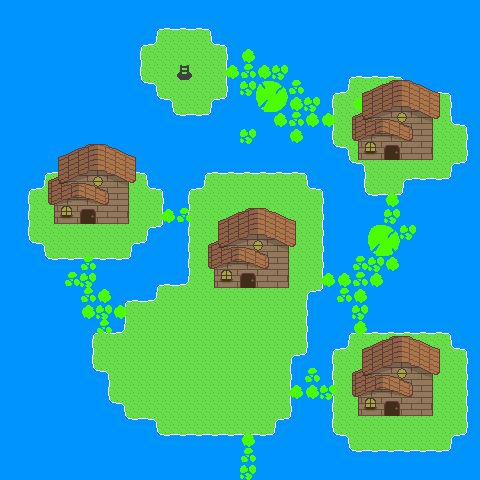

The image is a tile-based game level rendered from a .tmx file. Its description and source (layers, tilesets, objects; grid data summarised) follow:
An orthogonal 30x30 tile map with 16x16 px tiles, 5 tile layers (Floor, Top Floor, Toppest Floor, Walls, ...) and 21 objects (7x NPC, 7x exit, 7x entrance).

<map version="1.0" orientation="orthogonal" renderorder="right-down" width="30" height="30" tilewidth="16" tileheight="16" nextobjectid="35">
 <tileset firstgid="1" name="tiles_frogpond" tilewidth="16" tileheight="16" tilecount="480" columns="30">
  <image source="../../images/tiles/tiles_frogpond.png" width="480" height="256" />
 </tileset>
 <objectgroup name="Objects" visible="0">
  <object id="29" name="npc gondola" type="NPC" x="160" y="368" width="16" height="16" />
  <object id="34" name="npc sign 2" type="NPC" x="224" y="288" width="16" height="16" />
  <object id="33" name="npc sign 1" type="NPC" x="400" y="96" width="16" height="16" />
  <object id="31" name="npc sign 0" type="NPC" x="368" y="160" width="16" height="16" />
  <object id="30" name="npc 2" type="NPC" x="384" y="176" width="16" height="16" />
  <object id="14" name="npc 1" type="NPC" x="224" y="352" width="16" height="16" />
  <object id="2" name="npc 0" type="NPC" x="384" y="160" width="16" height="16" />
  <object id="28" name="x6" type="exit" x="176" y="64" width="16" height="16">
   <properties>
    <property name="nextlevel" value="frogpond-dungeon.tmx" />
    <property name="nextlevelentrance" type="int" value="0" />
   </properties>
  </object>
  <object id="27" name="6" type="entrance" x="176" y="64" width="16" height="16" />
  <object id="26" name="x5" type="exit" x="352" y="96" width="16" height="16">
   <properties>
    <property name="nextlevel" value="frogpond-house-4.tmx" />
    <property name="nextlevelentrance" type="int" value="1" />
   </properties>
  </object>
  <object id="25" name="5" type="entrance" x="352" y="96" width="16" height="16">
   <properties>
    <property name="playerfacing" value="W" />
   </properties>
  </object>
  <object id="24" name="x4" type="exit" x="384" y="144" width="16" height="16">
   <properties>
    <property name="nextlevel" value="frogpond-house-4.tmx" />
    <property name="nextlevelentrance" type="int" value="0" />
   </properties>
  </object>
  <object id="23" name="4" type="entrance" x="384" y="144" width="16" height="16" />
  <object id="22" name="x3" type="exit" x="384" y="400" width="16" height="16">
   <properties>
    <property name="nextlevel" value="frogpond-house-3.tmx" />
    <property name="nextlevelentrance" type="int" value="0" />
   </properties>
  </object>
  <object id="16" name="3" type="entrance" x="384" y="400" width="16" height="16" />
  <object id="21" name="x2" type="exit" x="240" y="272" width="16" height="16">
   <properties>
    <property name="nextlevel" value="frogpond-house-2.tmx" />
    <property name="nextlevelentrance" type="int" value="0" />
   </properties>
  </object>
  <object id="8" name="2" type="entrance" x="240" y="272" width="16" height="16" />
  <object id="15" name="x1" type="exit" x="80" y="208" width="16" height="16">
   <properties>
    <property name="nextlevel" value="frogpond-house-1.tmx" />
    <property name="nextlevelentrance" type="int" value="0" />
   </properties>
  </object>
  <object id="4" name="1" type="entrance" x="80" y="208" width="16" height="16" />
  <object id="5" name="x0" type="exit" x="272" y="416" width="16" height="16">
   <properties>
    <property name="nextlevel" value="mchouse-1.tmx" />
    <property name="nextlevelentrance" type="int" value="0" />
   </properties>
  </object>
  <object id="3" name="0" type="entrance" x="240" y="448" width="16" height="16" />
 </objectgroup>
 <layer name="Floor" width="30" height="30">
  <properties>
   <property name="tileset" value="tiles_frogpond" />
  </properties>
  <data>[900 cells, 900 non-empty, 1 distinct tile ids]</data>
 </layer>
 <layer name="Top Floor" width="30" height="30">
  <properties>
   <property name="edgeExitNextEntID" type="int" value="1" />
   <property name="edgeExitNextMapName" value="worldmap.tmx" />
   <property name="tileset" value="tiles_frogpond" />
  </properties>
  <data>[900 cells, 56 non-empty, 6 distinct tile ids]</data>
 </layer>
 <layer name="Toppest Floor" width="30" height="30">
  <properties>
   <property name="tileset" value="tiles_frogpond" />
  </properties>
  <data>[900 cells, 61 non-empty, 11 distinct tile ids]</data>
 </layer>
 <layer name="Walls" width="30" height="30">
  <properties>
   <property name="collidable" value="true" />
   <property name="tileset" value="tiles_frogpond" />
  </properties>
  <data>[900 cells, 614 non-empty, 34 distinct tile ids]</data>
 </layer>
 <layer name="Overhead" width="30" height="30">
  <properties>
   <property name="overhead" value="true" />
   <property name="tileset" value="tiles_frogpond" />
  </properties>
  <data>[900 cells, 60 non-empty, 15 distinct tile ids]</data>
 </layer>
</map>
